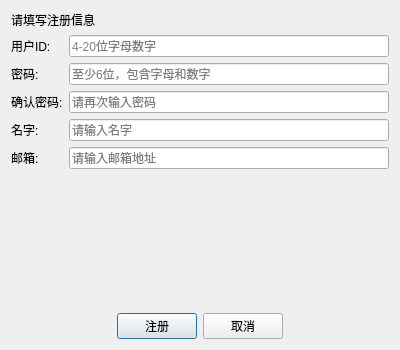
<?xml version="1.0" encoding="UTF-8"?>
<ui version="4.0">
 <class>RegisterDlg</class>
 <widget class="QDialog" name="RegisterDlg">
  <property name="geometry">
   <rect>
    <x>0</x>
    <y>0</y>
    <width>400</width>
    <height>350</height>
   </rect>
  </property>
  <property name="windowTitle">
   <string>用户注册</string>
  </property>
  <layout class="QVBoxLayout" name="verticalLayout">
   <item>
    <widget class="QLabel" name="label">
     <property name="text">
      <string>请填写注册信息</string>
     </property>
    </widget>
   </item>
   <item>
    <layout class="QFormLayout" name="formLayout">
     <item row="0" column="0">
      <widget class="QLabel" name="userIdLabel">
       <property name="text">
        <string>用户ID:</string>
       </property>
      </widget>
     </item>
     <item row="0" column="1">
      <widget class="QLineEdit" name="userIdEdit">
       <property name="placeholderText">
        <string>4-20位字母数字</string>
       </property>
      </widget>
     </item>
     <item row="1" column="0">
      <widget class="QLabel" name="passwordLabel">
       <property name="text">
        <string>密码:</string>
       </property>
      </widget>
     </item>
     <item row="1" column="1">
      <widget class="QLineEdit" name="passwordEdit">
       <property name="echoMode">
        <enum>QLineEdit::Password</enum>
       </property>
       <property name="placeholderText">
        <string>至少6位，包含字母和数字</string>
       </property>
      </widget>
     </item>
     <item row="2" column="0">
      <widget class="QLabel" name="confirmPasswordLabel">
       <property name="text">
        <string>确认密码:</string>
       </property>
      </widget>
     </item>
     <item row="2" column="1">
      <widget class="QLineEdit" name="confirmPasswordEdit">
       <property name="echoMode">
        <enum>QLineEdit::Password</enum>
       </property>
       <property name="placeholderText">
        <string>请再次输入密码</string>
       </property>
      </widget>
     </item>
     <item row="3" column="0">
      <widget class="QLabel" name="nameLabel">
       <property name="text">
        <string>名字:</string>
       </property>
      </widget>
     </item>
     <item row="3" column="1">
      <widget class="QLineEdit" name="nameEdit">
       <property name="placeholderText">
        <string>请输入名字</string>
       </property>
      </widget>
     </item>
     <item row="4" column="0">
      <widget class="QLabel" name="emailLabel">
       <property name="text">
        <string>邮箱:</string>
       </property>
      </widget>
     </item>
     <item row="4" column="1">
      <widget class="QLineEdit" name="emailEdit">
       <property name="placeholderText">
        <string>请输入邮箱地址</string>
       </property>
      </widget>
     </item>
    </layout>
   </item>
   <item>
    <spacer name="verticalSpacer">
     <property name="orientation">
      <enum>Qt::Vertical</enum>
     </property>
     <property name="sizeHint" stdset="0">
      <size>
       <width>20</width>
       <height>40</height>
      </size>
     </property>
    </spacer>
   </item>
   <item>
    <layout class="QHBoxLayout" name="horizontalLayout">
     <item>
      <spacer name="horizontalSpacer">
       <property name="orientation">
        <enum>Qt::Horizontal</enum>
       </property>
       <property name="sizeHint" stdset="0">
        <size>
         <width>40</width>
         <height>20</height>
        </size>
       </property>
      </spacer>
     </item>
     <item>
      <widget class="QPushButton" name="registerBtn">
       <property name="text">
        <string>注册</string>
       </property>
      </widget>
     </item>
     <item>
      <widget class="QPushButton" name="cancelBtn">
       <property name="text">
        <string>取消</string>
       </property>
      </widget>
     </item>
     <item>
      <spacer name="horizontalSpacer_2">
       <property name="orientation">
        <enum>Qt::Horizontal</enum>
       </property>
       <property name="sizeHint" stdset="0">
        <size>
         <width>40</width>
         <height>20</height>
        </size>
       </property>
      </spacer>
     </item>
    </layout>
   </item>
  </layout>
 </widget>
 <resources/>
 <connections/>
</ui>
